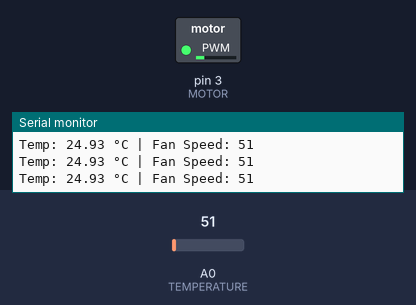
Recording of a sketch running on a simulated Arduino Uno, built with avr-gcc and run on an emulated ATmega328P. Parts: switched loads named in the sketch (green lamp = pin HIGH), the last lines printed to the serial monitor. Inputs (shaded band) come from the test bench; at power-on: A0 (TEMPERATURE) = 51.

Above: at 1.3 s.
1.4 s: A0 (TEMPERATURE) set to 61
At 2.6 s:
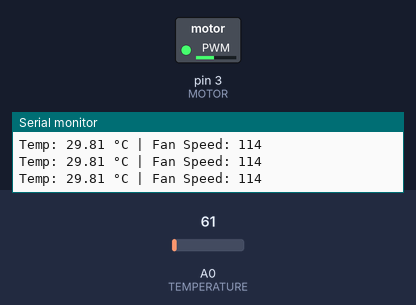
3.0 s: A0 (TEMPERATURE) set to 71
At 3.9 s:
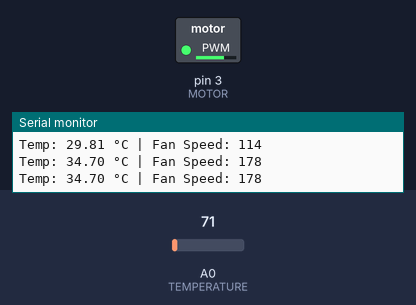
4.5 s: A0 (TEMPERATURE) set to 86
At 5.1 s:
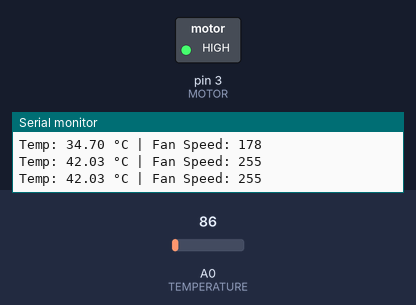
6.0 s: A0 (TEMPERATURE) set to 30
At 6.4 s:
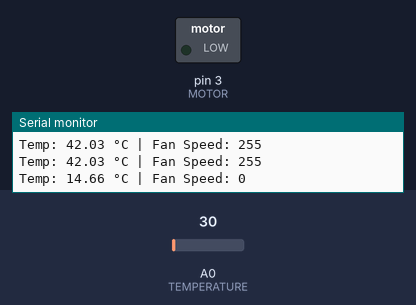
7.5 s: A0 (TEMPERATURE) set to 40
9.0 s: A0 (TEMPERATURE) set to 47
At 10.1 s:
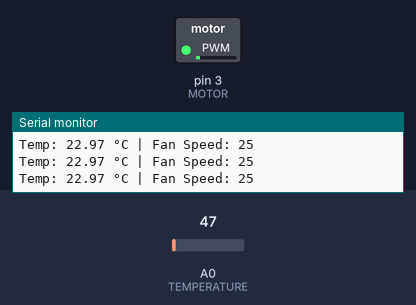
Timing chart, 0 to 11.5 s (numbered marks = the images above; inputs shaded):
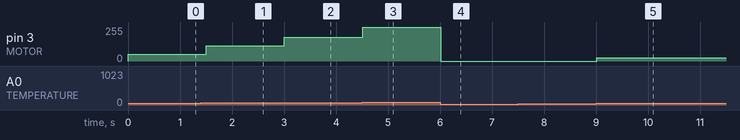

The sketch:

02_Temperature-Controlled-Fan.ino
```cpp
// Advanced Arduino Project
// Episode 2: Temperature Controlled Fan (Closed Loop Concept)

#define TEMPERATURE A0   // Temperature sensor (LM35)
#define MOTOR 3          // PWM pin for motor control

void setup() {
  Serial.begin(9600);
  pinMode(MOTOR, OUTPUT);
}

// Function to decide motor speed based on temperature
int speed_decider(float temp) {

  if (temp < 20)
    return 0;            // Fan OFF

  else if (temp > 40)
    return 255;          // Full speed

  else
    return map(temp, 20, 40, 0, 255);  // Linear control
}

void loop() {

  int sensorValue = analogRead(TEMPERATURE);

  // Convert ADC value to voltage
  float voltage = sensorValue * (5.0 / 1023.0);

  // LM35: 10mV per °C
  float temperature = voltage * 100;

  int speed = speed_decider(temperature);

  Serial.print("Temp: ");
  Serial.print(temperature);
  Serial.print(" °C | Fan Speed: ");
  Serial.println(speed);

  analogWrite(MOTOR, speed);   // PWM control

  delay(500);
}
```

Measured:
- after the input at 1.4 s, pin 3 (MOTOR): 51/255 → 114/255 after 0.10 s
- after the input at 3.0 s, pin 3 (MOTOR): 114/255 → 178/255 at once
- after the input at 4.5 s, pin 3 (MOTOR): 178/255 → 255/255 at once
- after the input at 6.0 s, pin 3 (MOTOR): 255/255 → 0/255 at once
- after the input at 9.0 s, pin 3 (MOTOR): 0/255 → 25/255 at once
